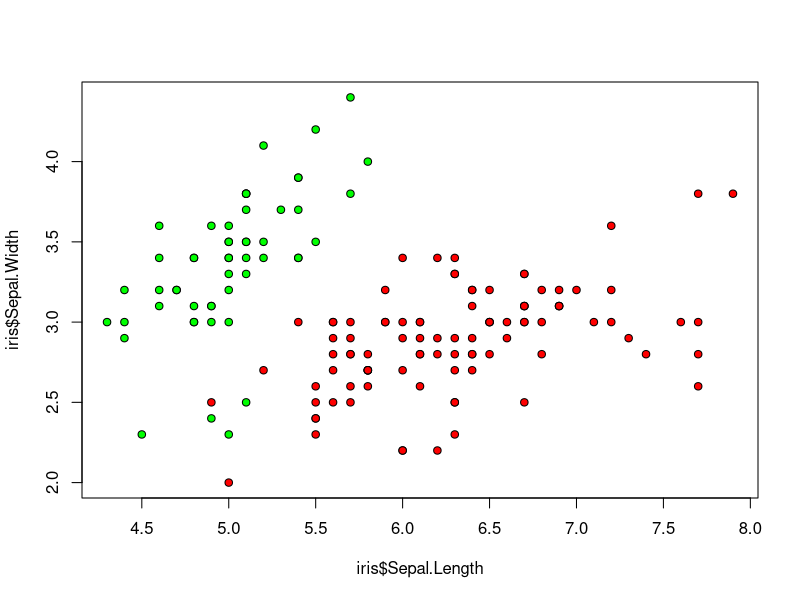
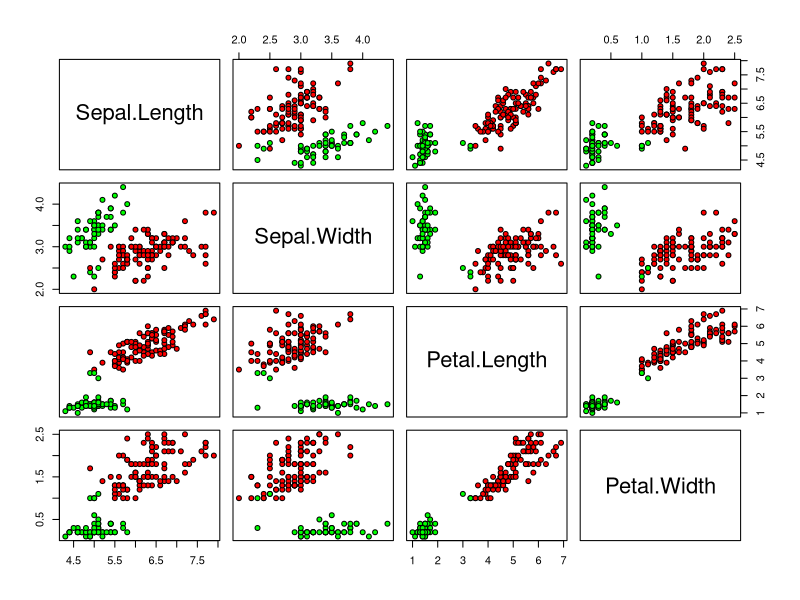
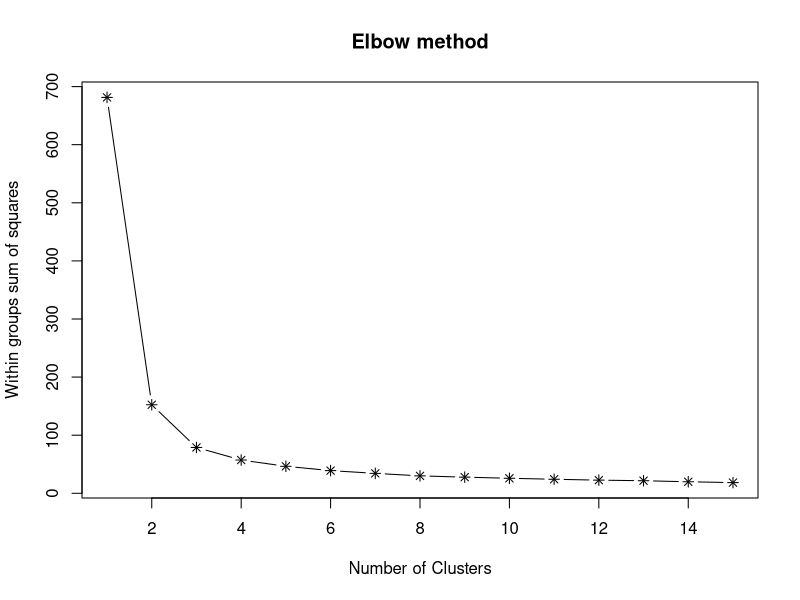
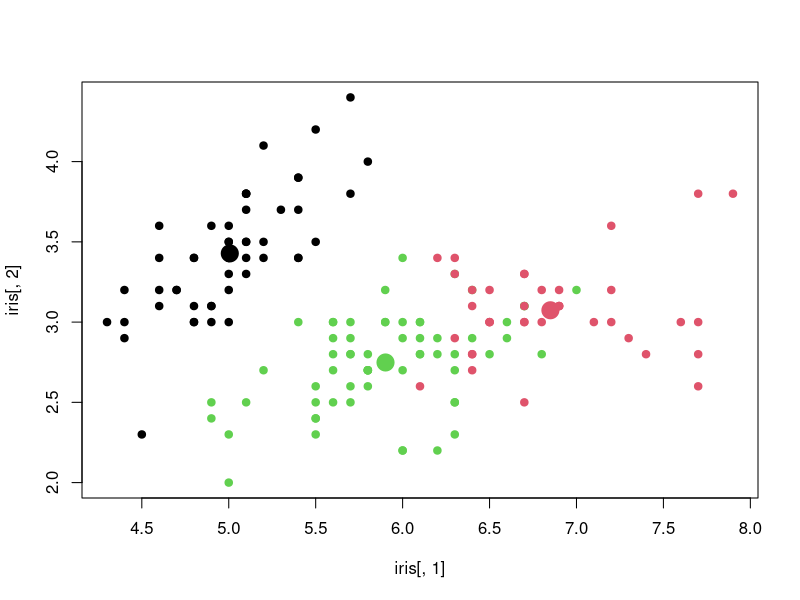
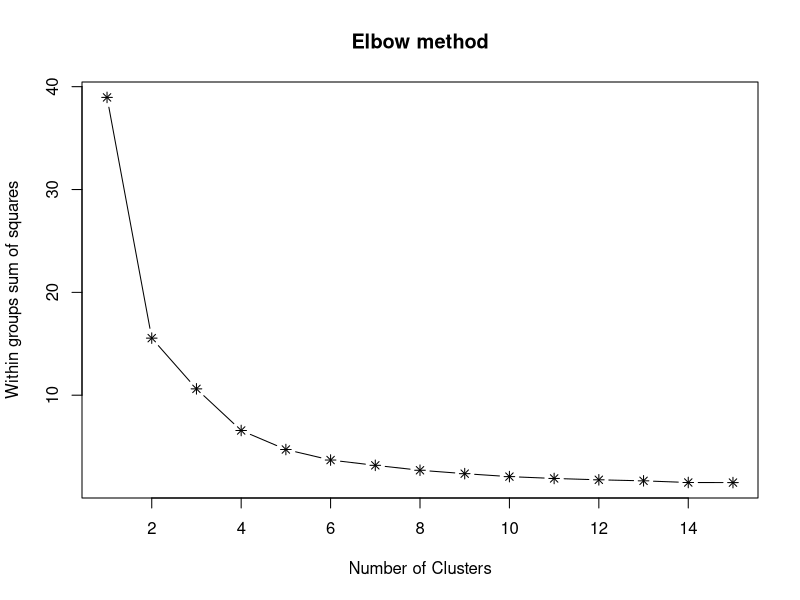
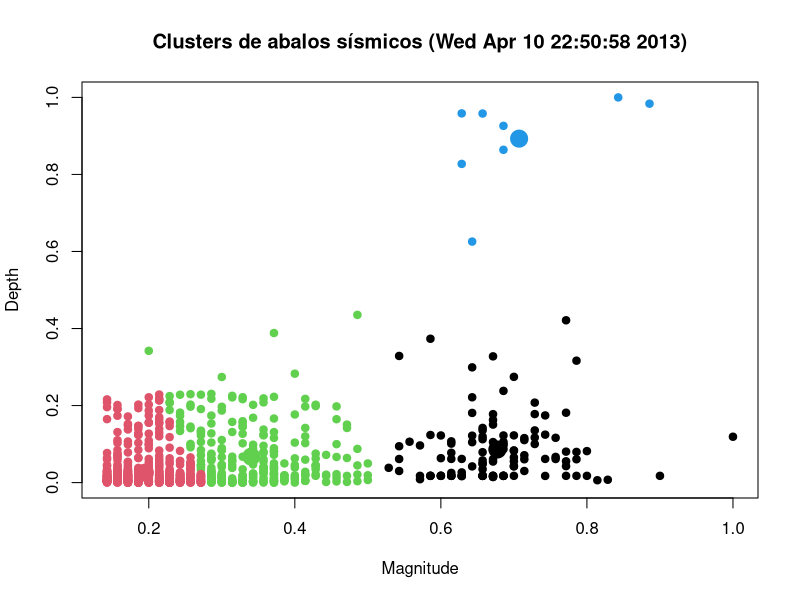
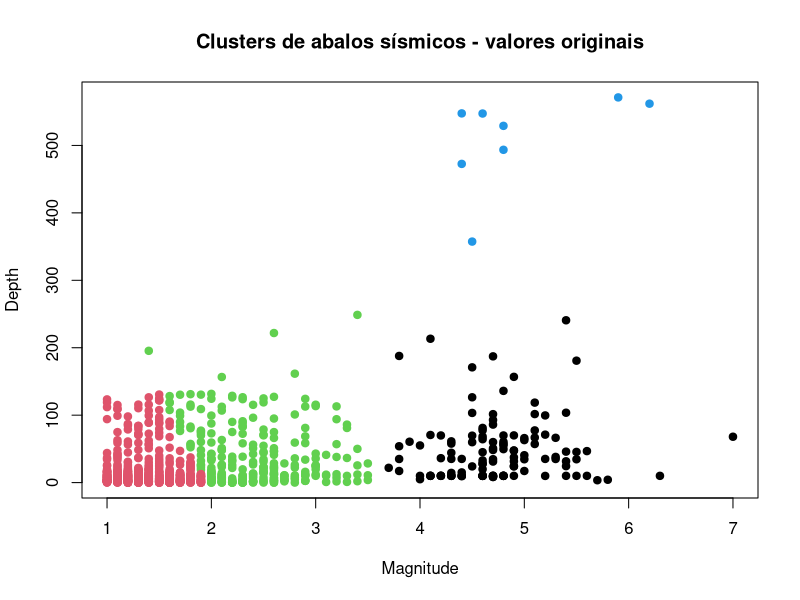

Here is the R script that generated these plots, in order:
## ---- chunk 1
data(iris)
## ---- chunk 2
head(iris)
## ---- chunk 3
modelCluster <- kmeans(iris[,1:4], centers=2)
modelCluster
## ---- chunk 4
plot(iris$Sepal.Length, iris$Sepal.Width, pch=21, bg=c("red", "green")[modelCluster$cluster])
## ---- chunk 5
plot(iris[,1:4], pch=21, bg=c("red", "green")[modelCluster$cluster])
## ---- chunk 6
elbow <- function(dataset){
  wss <- numeric(15)
  for (i in 1:15) 
    wss[i] <- sum(kmeans(dataset,centers=i, nstart=100)$withinss)
  plot(1:15, wss, type="b", main="Elbow method", xlab="Number of Clusters",ylab="Within groups sum of squares", pch=8)
}
## ---- chunk 7
elbow(iris[,1:4])
## ---- chunk 8
clusterModel <- kmeans(iris[,1:4], centers=3, nstart=100)
plot(iris[,1], iris[,2], col = clusterModel$cluster, pch=19)
points(clusterModel$centers, col = 1:3, pch=19,cex=2,lwd=3)
## ---- chunk 9
#fileUrl <- "http://earthquake.usgs.gov/earthquakes/catalogs/eqs7day-M1.txt"
#download.file(fileUrl,destfile="earthquakeData.csv",method="curl") 
#dateDownloaded <- date() - Wed Apr 10 22:50:58 2013
eData <- read.csv("earthquakeData.csv")
## ---- chunk 10
names(eData)
dim(eData)
sapply(eData,class)
## ---- chunk 11
summary(eData$Magnitude)
summary(eData$Depth)
## ---- chunk 12
eData$MagnitudeNorm <- eData$Magnitude / max(eData$Magnitude)
eData$DepthNorm <- eData$Depth / max(eData$Depth)
## ---- chunk 13
elbow(eData[,11:12])
## ---- chunk 14
set.seed(1234)
clusterModel <- kmeans(eData[,11:12], centers=4, nstart=100)
#par(mfrow=c(1,2))
plot(eData[,11], eData[,12], col = clusterModel$cluster, pch=19, xlab="Magnitude", ylab="Depth", main="Clusters de abalos sísmicos (Wed Apr 10 22:50:58 2013)")
points(clusterModel$centers, col = 1:4, pch=19,cex=2,lwd=3)

plot(eData[,7], eData[,8], col = clusterModel$cluster, pch=19, xlab="Magnitude", ylab="Depth", main="Clusters de abalos sísmicos - valores originais")
#points(clusterModel$centers, col = 1:4, pch=19,cex=2,lwd=3)
clusterModel
## ---- chunk 15
eData[clusterModel$cluster == 1, ]
## ---- chunk 16
maiorIncidencia <- as.data.frame(table(eData$Region))
maiorIncidencia <- subset(maiorIncidencia, maiorIncidencia$Freq > 100)
maiorIncidencia

dataset <- subset(eData, eData$Region == 'Southern California')
